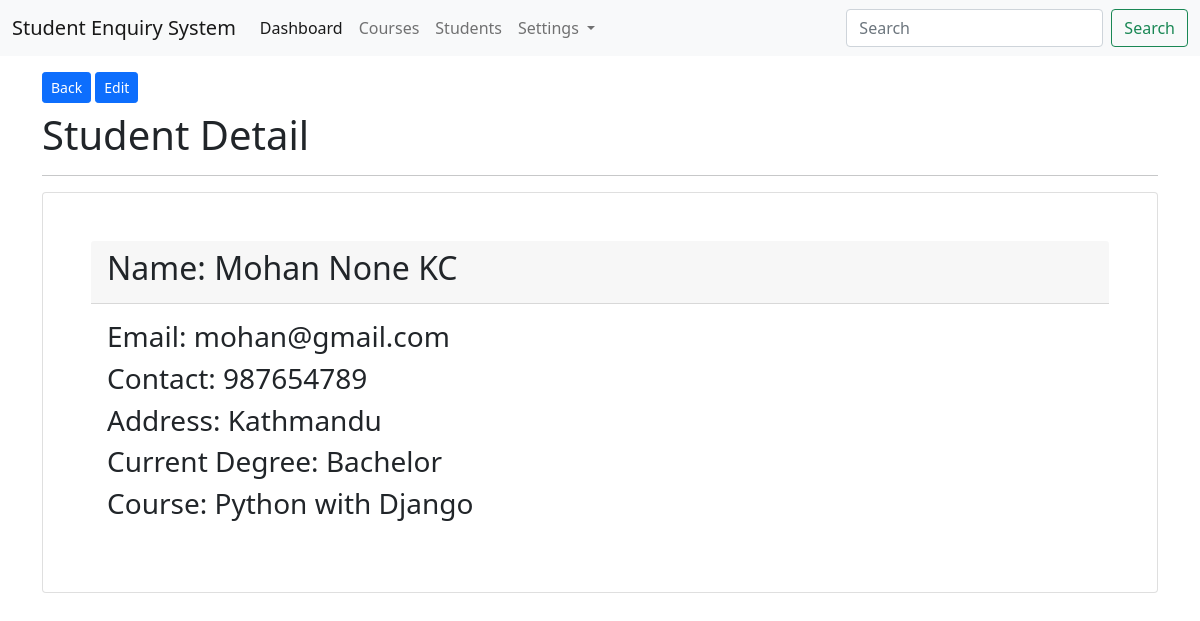
/students/show/1/ (signed in), run on the app's committed database.
### app_students/models.py (models this page shows, shortened)
class StudentModel(models.Model):
    first_name = models.CharField(max_length=200)
    middle_name = models.CharField(max_length=200, null=True, blank=True)
    last_name = models.CharField(max_length=200)
    email = models.EmailField(unique=True)
    contact = models.CharField(max_length=20)
    address =  models.CharField(max_length=200)
    current_degree = models.CharField(max_length=200)
    profile_img = models.FileField(upload_to='students/profiles/', null=True, blank=True)
    course = models.ForeignKey(CourseModel, on_delete=models.CASCADE)
    created_at = models.DateTimeField(auto_now_add=True)
    class Meta:
        db_table = 'tbl_students'

### app_courses/models.py (models this page shows, shortened)
class CourseModel(models.Model):
    course_name = models.CharField(max_length=200)
    course_code = models.CharField(max_length=100)
    class Meta:
        db_table = "tbl_courses"

### app_students/views.py (the view)
# urls.py: path('show/<int:id>/', views.student_show, name='student-show'),
@login_required(login_url='/login')
def student_show(request, id):
    student = StudentModel.objects.get(id=id)
    context = {"student": student}
    return render(request, 'students/show.html', context)

### templates/students/show.html (shortened to what this page needs)
{% extends 'layouts/master.html' %}
{% block content %}
<div class="container">
    <a href="{% url 'student-index' %}" class="btn btn-primary btn-sm mt-3 mb-2">Back</a>
    <a href="{% url 'student-edit' student.id %}" class="btn btn-sm btn-primary mt-3 mb-2">Edit</a>
    <h1>Student Detail</h1>
    <hr>
    <div class="card p-5 mt-3">
        <div class="card-header">
            <h2>Name: {{ student.first_name }} {{ student.middle_name }} {{ student.last_name }}</h2>
        </div>
        <div class="card-body">
            <h3>Email: {{ student.email }}</h3>
            <h3>Contact: {{ student.contact }}</h3>
            <h3>Address: {{ student.address }}</h3>
            <h3>Current Degree: {{ student.current_degree }}</h3>
            <h3>Course: {{ student.course.course_name }}</h3>
        </div>
    </div>
</div>
{% endblock %}

### data on the page
StudentModel: first_name "Mohan", middle_name "None", last_name "KC", email "mohan@gmail.com", contact "987654789", address "Kathmandu", current_degree "Bachelor", course.course_name "Python with Django"
